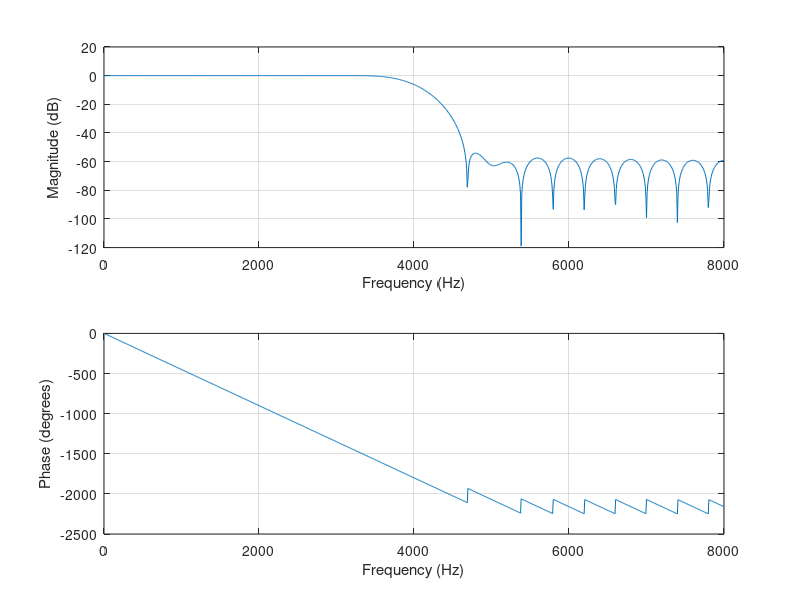

Here is the MATLAB script that generated this plot: (Note: this script raises an error after producing the figure.)
clear all;
close all;
clc;

Fs = 16000;
M = 40;

F = 4000/(Fs/2);
B = fir1(M,F,"low");

figure
freqz(B,1,1024,Fs);

[x, Fs] = audioread("corrupted.wav");

y = filter(B,1,x);

figure
subplot(2,1,1)
spectrogram(x,hamming(256),128,256,Fs,'yaxis')
subplot(2,1,2)
spectrogram(y,hamming(256),128,256,Fs,'yaxis')

% sound(x,Fs)
% pause
% sound(y,Fs)